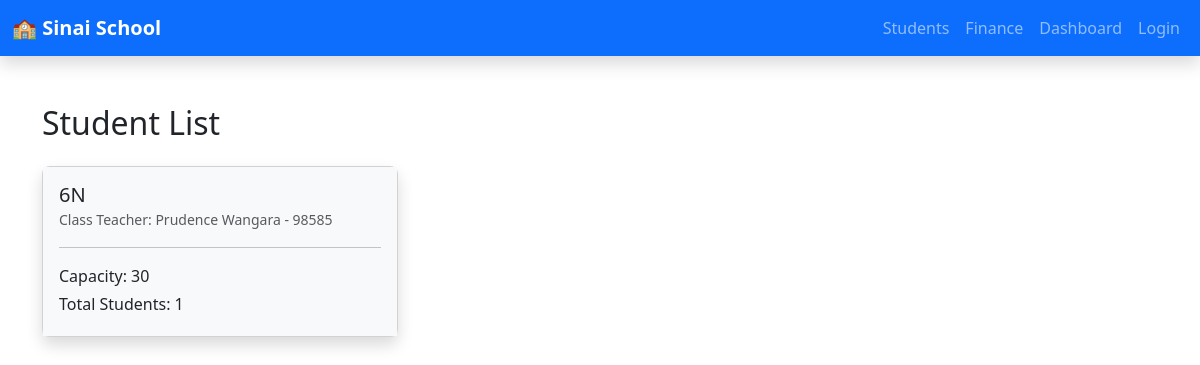
The page /academics/classrooms/ on the database as committed earlier.
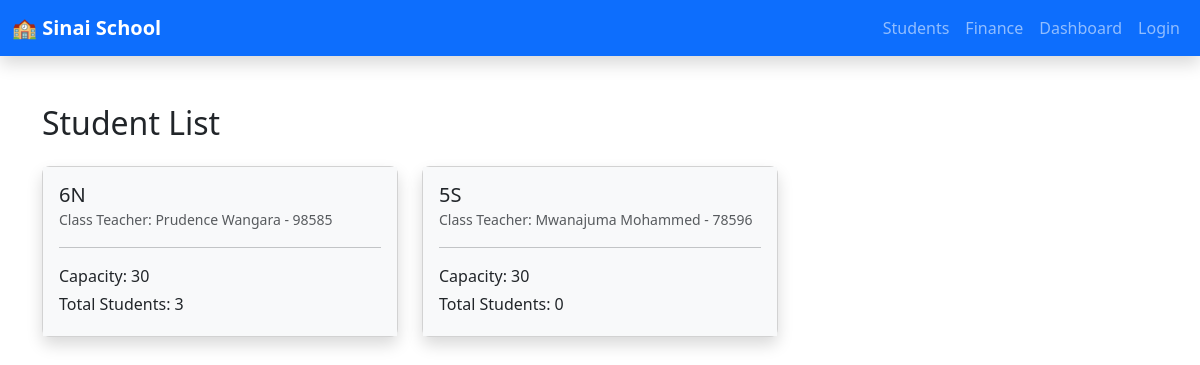
The same page on the database as committed later.
### academics/models.py (models this page shows, shortened)
class ClassRoom(models.Model):
    streams = [
        ('N', 'North'),
        ('S', 'South'),
        ('E', 'East')
    ]
    capacity = models.IntegerField()
    class_teacher = models.OneToOneField(Teacher, on_delete=models.CASCADE)
    stream = models.CharField(max_length=50, choices=streams, default='N')
    name = models.CharField(max_length=50)
    def total_students(self):
        return self.student_set.count()

### staff/models.py (models this page shows)
class Teacher(models.Model):
    user = models.OneToOneField(User, on_delete=models.CASCADE)
    phone = models.CharField(max_length=20)
    Id_no = models.CharField(max_length=50)
    hire_date = models.DateTimeField(auto_now=True)
    def __str__(self):
        return f"{self.user.first_name} {self.user.last_name} - {self.Id_no}"

### academics/views.py (the view)
# urls.py: path('classrooms/', views.ClassRoomListView.as_view(), name='classroom_list'),
class ClassRoomListView(ListView):
    model = ClassRoom
    template_name = 'academics/classroom_list.html'
    context_object_name = 'classrooms'
    def get_queryset(self):
        return ClassRoom.objects.all()

### academics/templates/academics/classroom_list.html
{% extends "students/base.html" %}
{% block content %}
<div class="container mt-4">
    <h2 class="mb-4">Student List</h2>
    <div class="row">
        {% for classroom in classrooms %}
        <div class="col-md-6 col-lg-4 mb-4">
            <div class="card shadow rounded-3">
                <div class="card-body bg-light">
                    <div class="d-flex align-items-center">
                        <div>
                            <h5 class="card-title mb-0">{{ classroom.name }}{{ classroom.stream }}</h5>
                            <small class="text-muted">Class Teacher: {{ classroom.class_teacher }}</small>
                        </div>
                    </div>
                    <hr>
                    <p class="mb-1">Capacity: {{ classroom.capacity }}</p>
                    <p class="mb-1">Total Students: {{ classroom.total_students }}</p>
                </div>
            </div>
        </div>
        {% empty %}
        <p>No students found.</p>
        {% endfor %}
    </div>
</div>
{% endblock %}

Rows that differ between the two databases and show on the page:
computed for ClassRoom "Prudence Wangara - 98585": total_students "1" → "3"
added ClassRoom: name "5", stream "S", class_teacher "Mwanajuma Mohammed - 78596", capacity "30", total_students "0"
